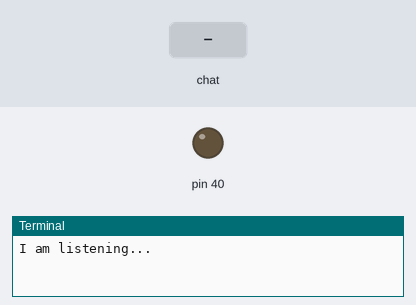
The program below on a simulated Raspberry Pi (header pin numbers). Shown: output pins drawn as LEDs (lit = HIGH), the last lines printed to the terminal. The test bench sets the inputs (shaded band).

Above: at 1.2 s.
1.3 s: chat message "On" arrives
At 2.0 s:
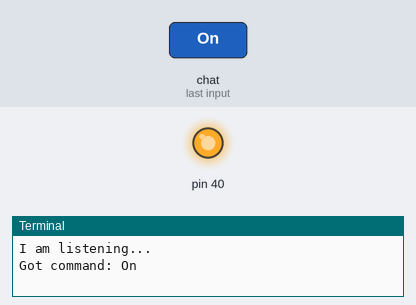
2.8 s: chat message "Off" arrives
At 3.1 s:
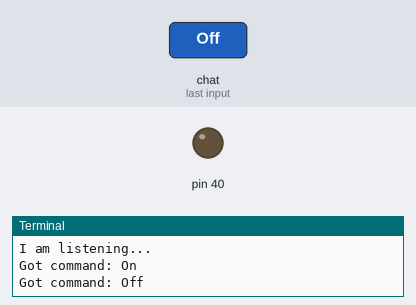
Timing chart, 0 to 5.8 s (numbered marks = the images above; inputs shaded):
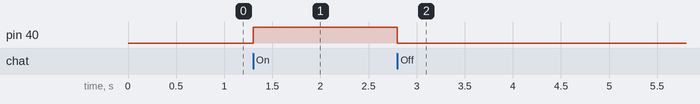

Measured:
- after the input at 1.3 s, pin 40: LOW → HIGH at once
- after the input at 2.8 s, pin 40: HIGH → LOW at once

The program:

telegram_bot.py
```python
import sys
import time
import random
import datetime
import telepot
import RPi.GPIO as GPIO

#Encendido y apagado de LED en el pin físico 40
def on(pin):
        GPIO.output(pin,GPIO.HIGH)
	return
def off(pin):
        GPIO.output(pin,GPIO.LOW)
	return

# Sistema de numeración de la Raspberry Pi
GPIO.setmode(GPIO.BOARD)

# Configurar pin 40 como salida
GPIO.setup(40, GPIO.OUT)

def handle(msg):
    chat_id = msg['chat']['id']
    command = msg['text']

    print 'Got command: %s' % command

    if command == 'On':
       bot.sendMessage(chat_id, on(40))
    elif command =='Off':
       bot.sendMessage(chat_id, off(40))

bot = telepot.Bot('392034817:AAHVGuFiL2z3uX9M5e9hc9OXXI-SUbS0GUc')
bot.message_loop(handle)
print 'I am listening...'

while 1:
	time.sleep(10)
```
